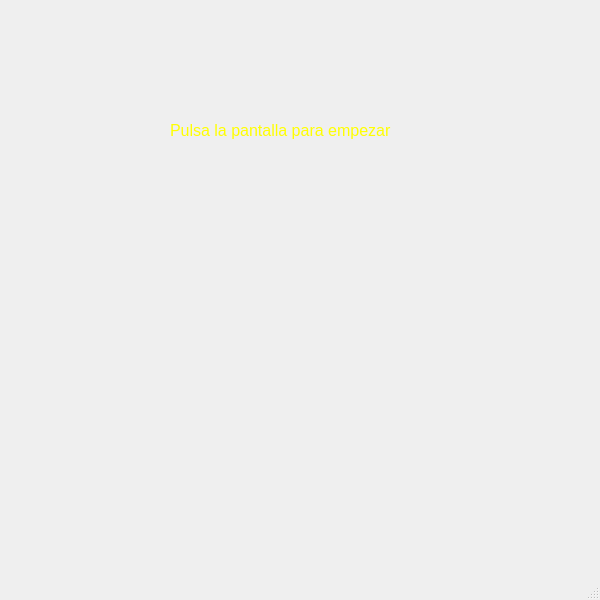
<?xml version="1.0" encoding="UTF-8"?>
<ui version="4.0">
 <class>PokemonPresentacion</class>
 <widget class="QMainWindow" name="PokemonPresentacion">
  <property name="geometry">
   <rect>
    <x>0</x>
    <y>0</y>
    <width>600</width>
    <height>600</height>
   </rect>
  </property>
  <property name="maximumSize">
   <size>
    <width>600</width>
    <height>600</height>
   </size>
  </property>
  <property name="windowTitle">
   <string>PokemonPresentacion</string>
  </property>
  <widget class="QWidget" name="centralwidget">
   <widget class="QLabel" name="PULSTASTART">
    <property name="geometry">
     <rect>
      <x>170</x>
      <y>60</y>
      <width>441</width>
      <height>141</height>
     </rect>
    </property>
    <property name="text">
     <string>&lt;html&gt;&lt;head/&gt;&lt;body&gt;&lt;p&gt;&lt;span style=&quot; font-size:12pt; color:#ffff00;&quot;&gt;Pulsa la pantalla para empezar&lt;/span&gt;&lt;/p&gt;&lt;/body&gt;&lt;/html&gt;</string>
    </property>
    <property name="textFormat">
     <enum>Qt::TextFormat::RichText</enum>
    </property>
   </widget>
   <widget class="QLabel" name="DScARCASA">
    <property name="geometry">
     <rect>
      <x>0</x>
      <y>0</y>
      <width>601</width>
      <height>561</height>
     </rect>
    </property>
    <property name="text">
     <string/>
    </property>
    <property name="pixmap">
     <pixmap>../PokemonC/DS gui white.png</pixmap>
    </property>
    <property name="scaledContents">
     <bool>true</bool>
    </property>
   </widget>
   <widget class="QLabel" name="TituloPokemon">
    <property name="geometry">
     <rect>
      <x>130</x>
      <y>40</y>
      <width>321</width>
      <height>91</height>
     </rect>
    </property>
    <property name="text">
     <string/>
    </property>
    <property name="pixmap">
     <pixmap>../../../Downloads/output-onlinegiftools.gif</pixmap>
    </property>
    <property name="scaledContents">
     <bool>true</bool>
    </property>
   </widget>
   <widget class="QLabel" name="PantallaTitulo">
    <property name="geometry">
     <rect>
      <x>90</x>
      <y>10</y>
      <width>411</width>
      <height>231</height>
     </rect>
    </property>
    <property name="text">
     <string/>
    </property>
    <property name="pixmap">
     <pixmap>../PokemonC/Fondo de titulo.png</pixmap>
    </property>
    <property name="scaledContents">
     <bool>true</bool>
    </property>
   </widget>
   <widget class="QPushButton" name="BOTONSTART">
    <property name="geometry">
     <rect>
      <x>150</x>
      <y>320</y>
      <width>311</width>
      <height>231</height>
     </rect>
    </property>
    <property name="text">
     <string/>
    </property>
    <property name="flat">
     <bool>true</bool>
    </property>
   </widget>
   <widget class="QLabel" name="PatnallaInferior">
    <property name="geometry">
     <rect>
      <x>140</x>
      <y>320</y>
      <width>321</width>
      <height>221</height>
     </rect>
    </property>
    <property name="text">
     <string/>
    </property>
    <property name="pixmap">
     <pixmap>../PokemonC/Fondo de menu.png</pixmap>
    </property>
    <property name="scaledContents">
     <bool>true</bool>
    </property>
   </widget>
   <zorder>PatnallaInferior</zorder>
   <zorder>PantallaTitulo</zorder>
   <zorder>DScARCASA</zorder>
   <zorder>TituloPokemon</zorder>
   <zorder>PULSTASTART</zorder>
   <zorder>BOTONSTART</zorder>
  </widget>
  <widget class="QMenuBar" name="menubar">
   <property name="geometry">
    <rect>
     <x>0</x>
     <y>0</y>
     <width>600</width>
     <height>25</height>
    </rect>
   </property>
  </widget>
  <widget class="QStatusBar" name="statusbar"/>
 </widget>
 <resources/>
 <connections/>
</ui>
